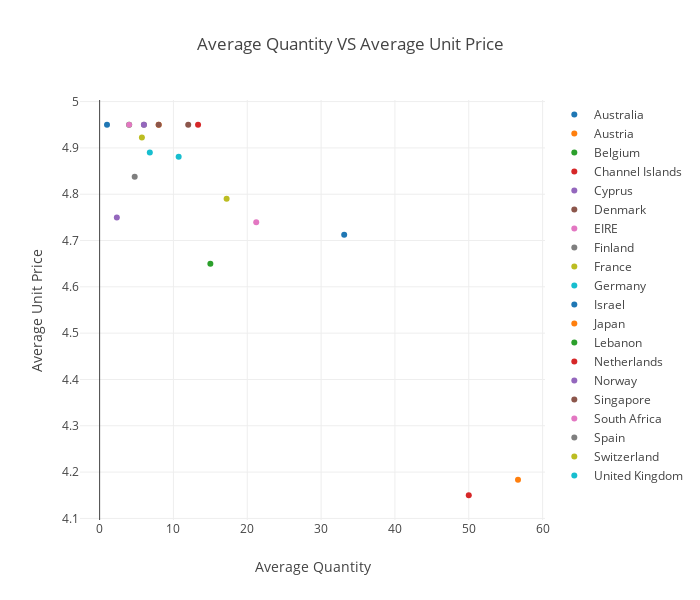

Source (notebook cell):
### Code cell
# Traces
traces = [go.Scatter(x=[pb_country_qty_up['Quantity'][country]], 
                     y=[pb_country_qty_up['UnitPrice'][country]], 
                     mode='markers',
                     name=country)
          for country in pb_country_qty_up.index];

# Layout 
layout = go.Layout(width=700, height=600,
                   xaxis=go.layout.XAxis(title=go.layout.xaxis.Title(text='Average Quantity')),
                   yaxis=go.layout.YAxis(title=go.layout.yaxis.Title(text='Average Unit Price')),
                   title=go.layout.Title(text='Average Quantity VS Average Unit Price'));
# Plot
py.iplot(go.Figure(data=traces, layout=layout));

### Figure 1 — Plotly figure (JSON) as saved in the notebook; plotly's stock layout.template omitted (floating-point values rounded to 4 significant figures)
{"data": [{"mode": "markers", "name": "Australia", "type": "scatter", "uid": "150aca42-477e-43fe-89bb-efb8cf7c9f31", "x": [33.12], "y": [4.713]}, {"mode": "markers", "name": "Austria", "type": "scatter", "uid": "a6c7d759-be6e-4c1e-bfcd-d7ab140c8683", "x": [8], "y": [4.95]}, {"mode": "markers", "name": "Belgium", "type": "scatter", "uid": "118bc5dd-2d38-428f-be14-826217ec8c5c", "x": [4], "y": [4.95]}, {"mode": "markers", "name": "Channel Islands", "type": "scatter", "uid": "9f614334-51c5-4ae4-a898-c9b2166e4e46", "x": [13.33], "y": [4.95]}, {"mode": "markers", "name": "Cyprus", "type": "scatter", "uid": "3ab7e82a-c785-4f5b-8d27-a21fd40c9ac3", "x": [2.333], "y": [4.75]}, {"mode": "markers", "name": "Denmark", "type": "scatter", "uid": "8cb44e70-ad4f-4127-98f2-83c9c40f7c7b", "x": [12], "y": [4.95]}, {"mode": "markers", "name": "EIRE", "type": "scatter", "uid": "380d2278-84f1-4dd3-8df8-a467de07ba6e", "x": [21.21], "y": [4.739]}, {"mode": "markers", "name": "Finland", "type": "scatter", "uid": "c365f6b9-a1ed-4b3e-9cd9-9417d2a288d7", "x": [6], "y": [4.95]}, {"mode": "markers", "name": "France", "type": "scatter", "uid": "d8e4c6d8-25cd-4b7d-9e84-6e686db54a32", "x": [5.727], "y": [4.923]}, {"mode": "markers", "name": "Germany", "type": "scatter", "uid": "56a4c51c-260c-4f23-9fa7-319728cf72fb", "x": [6.8], "y": [4.89]}, {"mode": "markers", "name": "Israel", "type": "scatter", "uid": "b1da4004-364e-4d16-9b7f-07a1d28d98ae", "x": [1], "y": [4.95]}, {"mode": "markers", "name": "Japan", "type": "scatter", "uid": "6c576e7c-620d-495c-b6dc-096664693b5b", "x": [56.67], "y": [4.183]}, {"mode": "markers", "name": "Lebanon", "type": "scatter", "uid": "d177ab35-ada9-4ad1-9ef3-0485e2c45745", "x": [15], "y": [4.65]}, {"mode": "markers", "name": "Netherlands", "type": "scatter", "uid": "f21a2348-c5b0-480a-bc36-17d59a0b7f6d", "x": [50], "y": [4.15]}, {"mode": "markers", "name": "Norway", "type": "scatter", "uid": "2fbb4571-b349-4db2-b3e4-6d0682d8eef5", "x": [6], "y": [4.95]}, {"mode": "markers", "name": "Singapore", "type": "scatter", "uid": "fc413a72-37a1-4f7c-ba00-1abb21b53ebb", "x": [8], "y": [4.95]}, {"mode": "markers", "name": "South Africa", "type": "scatter", "uid": "bc9b3e1d-83c9-4feb-b35e-5119c5323ce3", "x": [4], "y": [4.95]}, {"mode": "markers", "name": "Spain", "type": "scatter", "uid": "b0449d1e-ddf3-4239-8396-01d39fe5cf49", "x": [4.75], "y": [4.838]}, {"mode": "markers", "name": "Switzerland", "type": "scatter", "uid": "efc69ceb-0a92-4ab1-8da7-3a9db5ea3f72", "x": [17.2], "y": [4.79]}, {"mode": "markers", "name": "United Kingdom", "type": "scatter", "uid": "047e96c8-42ed-460d-849f-9790ed09640a", "x": [10.71], "y": [4.881]}], "layout": {"height": 600, "title": {"text": "Average Quantity VS Average Unit Price"}, "width": 700, "xaxis": {"title": {"text": "Average Quantity"}}, "yaxis": {"title": {"text": "Average Unit Price"}}}}
